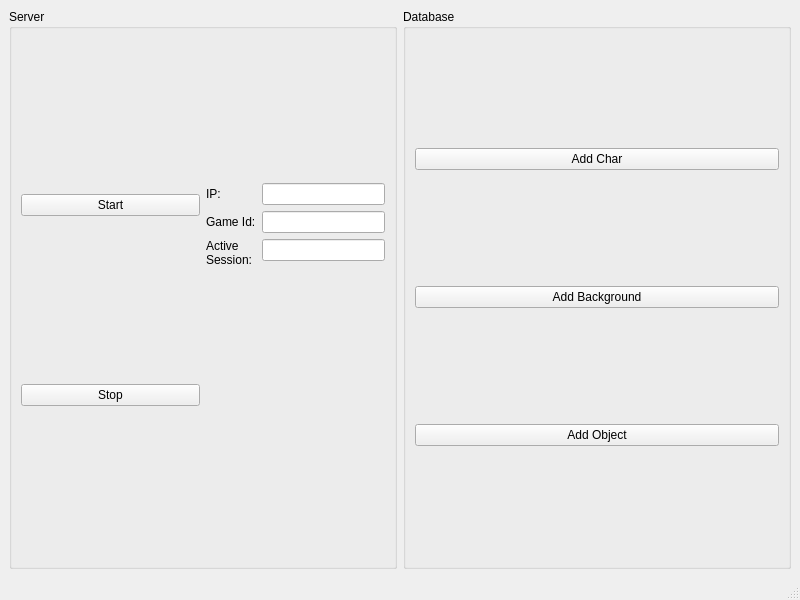
<?xml version="1.0" encoding="UTF-8"?>
<ui version="4.0">
 <class>MainWindow</class>
 <widget class="QMainWindow" name="MainWindow">
  <property name="geometry">
   <rect>
    <x>0</x>
    <y>0</y>
    <width>800</width>
    <height>600</height>
   </rect>
  </property>
  <property name="windowTitle">
   <string>MainWindow</string>
  </property>
  <widget class="QWidget" name="centralwidget">
   <layout class="QGridLayout" name="gridLayout_3">
    <item row="0" column="0">
     <widget class="QGroupBox" name="groupBox_2">
      <property name="title">
       <string>Server</string>
      </property>
      <layout class="QGridLayout" name="gridLayout_2">
       <item row="0" column="0">
        <widget class="QPushButton" name="pushButton_serverStart">
         <property name="text">
          <string>Start</string>
         </property>
        </widget>
       </item>
       <item row="1" column="0">
        <widget class="QPushButton" name="pushButton_serverStop">
         <property name="text">
          <string>Stop</string>
         </property>
        </widget>
       </item>
       <item row="0" column="1" rowspan="2">
        <layout class="QFormLayout" name="formLayout">
         <item row="0" column="0">
          <widget class="QLabel" name="label">
           <property name="text">
            <string>IP:</string>
           </property>
          </widget>
         </item>
         <item row="0" column="1">
          <widget class="QLineEdit" name="lineEdit_serverIP">
           <property name="sizePolicy">
            <sizepolicy hsizetype="Preferred" vsizetype="Fixed">
             <horstretch>0</horstretch>
             <verstretch>0</verstretch>
            </sizepolicy>
           </property>
          </widget>
         </item>
         <item row="1" column="0">
          <widget class="QLabel" name="label_2">
           <property name="text">
            <string>Game Id:</string>
           </property>
          </widget>
         </item>
         <item row="1" column="1">
          <widget class="QLineEdit" name="lineEdit_serverGameId">
           <property name="sizePolicy">
            <sizepolicy hsizetype="Preferred" vsizetype="Fixed">
             <horstretch>0</horstretch>
             <verstretch>0</verstretch>
            </sizepolicy>
           </property>
          </widget>
         </item>
         <item row="2" column="0">
          <widget class="QLabel" name="label_3">
           <property name="text">
            <string>Active
Session:</string>
           </property>
          </widget>
         </item>
         <item row="2" column="1">
          <widget class="QLineEdit" name="lineEdit_serverActiveSession">
           <property name="sizePolicy">
            <sizepolicy hsizetype="Preferred" vsizetype="Fixed">
             <horstretch>0</horstretch>
             <verstretch>0</verstretch>
            </sizepolicy>
           </property>
          </widget>
         </item>
        </layout>
       </item>
      </layout>
     </widget>
    </item>
    <item row="0" column="1">
     <widget class="QGroupBox" name="groupBox">
      <property name="title">
       <string>Database</string>
      </property>
      <layout class="QGridLayout" name="gridLayout">
       <item row="0" column="0">
        <widget class="QPushButton" name="pushButton_databaseAddChar">
         <property name="text">
          <string>Add Char</string>
         </property>
        </widget>
       </item>
       <item row="1" column="0">
        <widget class="QPushButton" name="pushButton_databaseAddBackground">
         <property name="text">
          <string>Add Background</string>
         </property>
        </widget>
       </item>
       <item row="2" column="0">
        <widget class="QPushButton" name="pushButton_databaseAddObject">
         <property name="text">
          <string>Add Object</string>
         </property>
        </widget>
       </item>
      </layout>
     </widget>
    </item>
   </layout>
  </widget>
  <widget class="QMenuBar" name="menubar">
   <property name="geometry">
    <rect>
     <x>0</x>
     <y>0</y>
     <width>800</width>
     <height>21</height>
    </rect>
   </property>
  </widget>
  <widget class="QStatusBar" name="statusbar"/>
 </widget>
 <resources/>
 <connections/>
</ui>
